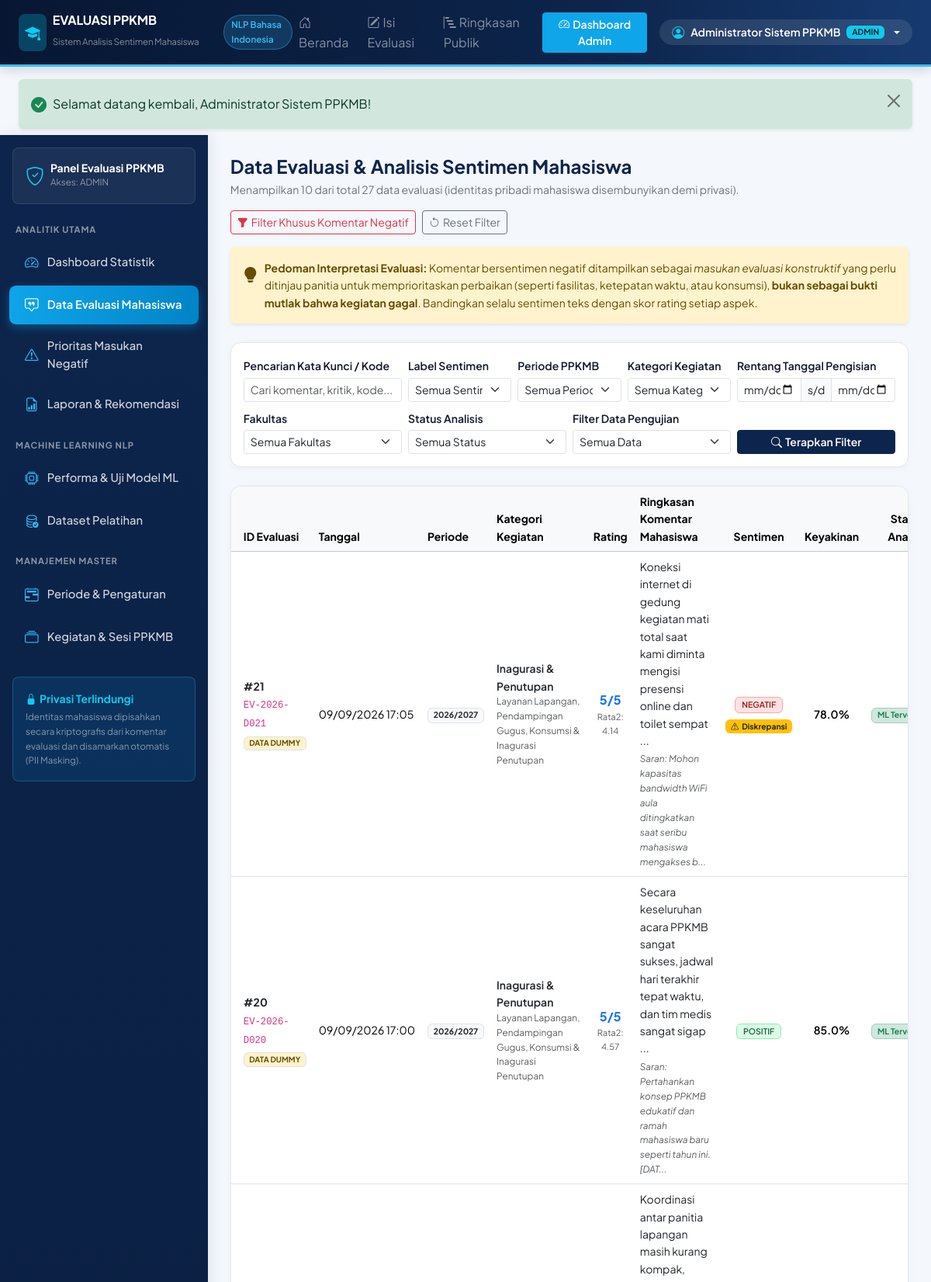
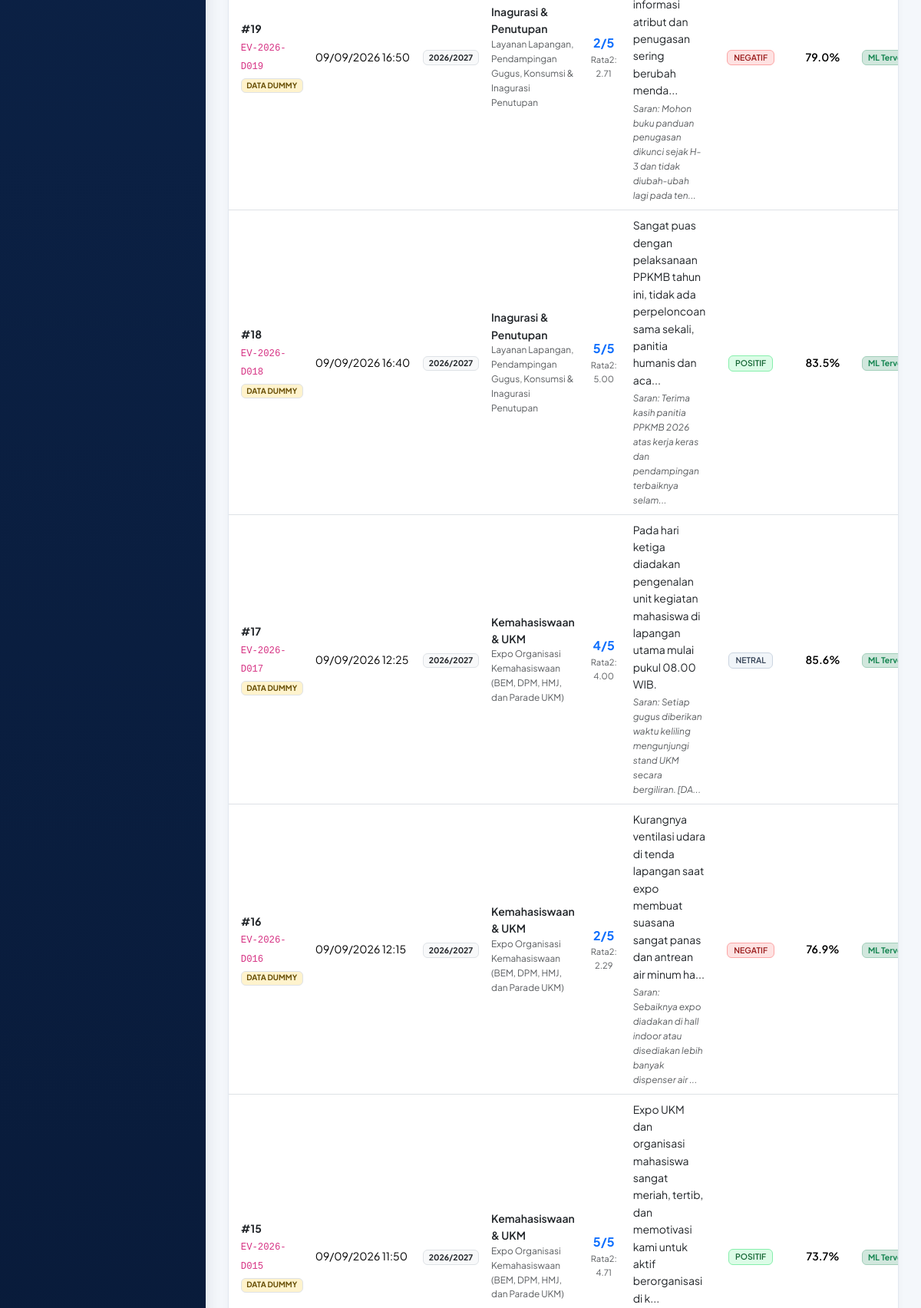
The page /admin/evaluations.php (signed in, upper part) on the database its author committed (2 pictures, top to bottom).
### tables this page shows
CREATE TABLE `evaluations` (
  `id` INT UNSIGNED NOT NULL AUTO_INCREMENT,
  `evaluation_code` VARCHAR(32) NOT NULL COMMENT 'Kode bukti publik acak, misal EV-2026-X9A1',
  `period_id` INT UNSIGNED NOT NULL,
  `activity_id` INT UNSIGNED NOT NULL,
  `faculty` VARCHAR(100) NOT NULL DEFAULT 'Umum / Tidak Disebutkan',
  `study_program` VARCHAR(100) NOT NULL DEFAULT 'Umum / Tidak Disebutkan',
  `is_anonymous` TINYINT(1) NOT NULL DEFAULT 1,
  `rating_materi` TINYINT UNSIGNED NOT NULL COMMENT 'Skala 1-5',
  `rating_pemateri` TINYINT UNSIGNED NOT NULL COMMENT 'Skala 1-5',
  `rating_panitia` TINYINT UNSIGNED NOT NULL COMMENT 'Skala 1-5',
  `rating_fasilitas` TINYINT UNSIGNED NOT NULL COMMENT 'Skala 1-5',
  `rating_konsumsi` TINYINT UNSIGNED NOT NULL COMMENT 'Skala 1-5',
  `rating_jadwal` TINYINT UNSIGNED NOT NULL COMMENT 'Skala 1-5',
  `rating_keseluruhan` TINYINT UNSIGNED NOT NULL COMMENT 'Skala 1-5',
  `average_rating` DECIMAL(3,2) GENERATED ALWAYS AS (
    ROUND((`rating_materi` + `rating_pemateri` + `rating_panitia` + `rating_fasilitas` + `rating_konsumsi` + `rating_jadwal` + `rating_keseluruhan`) / 7.0, 2)
  ) STORED,
  `comment_experience` TEXT NOT NULL COMMENT 'Komentar pengalaman mahasiswa (telah disanitasi PII)',
  `comment_critique` TEXT DEFAULT NULL COMMENT 'Kritik dan saran perbaikan (telah disanitasi PII)',
  `is_dummy` TINYINT(1) NOT NULL DEFAULT 0 COMMENT '1 = Data dummy khusus pengujian/demonstrasi, 0 = Data evaluasi nyata',
  `submitted_at` DATETIME NOT NULL DEFAULT CURRENT_TIMESTAMP,
  PRIMARY KEY (`id`),
  UNIQUE KEY `uk_evaluations_code` (`evaluation_code`),
  KEY `idx_evaluations_period_activity` (`period_id`, `activity_id`),
  KEY `idx_evaluations_faculty_prodi` (`faculty`, `study_program`),
  KEY `idx_evaluations_submitted_dummy` (`submitted_at`, `is_dummy`),
  KEY `idx_evaluations_rating` (`rating_keseluruhan`),
  CONSTRAINT `fk_evaluations_period` FOREIGN KEY (`period_id`)
    REFERENCES `periods` (`id`) ON DELETE CASCADE ON UPDATE CASCADE,
  CONSTRAINT `fk_evaluations_activity` FOREIGN KEY (`activity_id`)
    REFERENCES `activities` (`id`) ON DELETE CASCADE ON UPDATE CASCADE
);

CREATE TABLE `periods` (
  `id` INT UNSIGNED NOT NULL AUTO_INCREMENT,
  `academic_year` VARCHAR(20) NOT NULL COMMENT 'Contoh: 2026/2027',
  `period_name` VARCHAR(120) NOT NULL COMMENT 'Contoh: PPKMB Universitas 2026',
  `theme` VARCHAR(255) DEFAULT NULL,
  `start_date` DATE NOT NULL,
  `end_date` DATE NOT NULL,
  `target_participants` INT UNSIGNED NOT NULL DEFAULT 1000,
  `is_active` TINYINT(1) NOT NULL DEFAULT 1 COMMENT '1 = Periode aktif untuk pengisian form',
  `allow_anonymous` TINYINT(1) NOT NULL DEFAULT 1 COMMENT '1 = Izinkan evaluasi tanpa identitas',
  `allow_student_summary` TINYINT(1) NOT NULL DEFAULT 1 COMMENT '1 = Mahasiswa dapat melihat ringkasan umum',
  `description` TEXT DEFAULT NULL,
  `created_at` DATETIME NOT NULL DEFAULT CURRENT_TIMESTAMP,
  `updated_at` DATETIME NOT NULL DEFAULT CURRENT_TIMESTAMP ON UPDATE CURRENT_TIMESTAMP,
  PRIMARY KEY (`id`),
  UNIQUE KEY `uk_periods_year_name` (`academic_year`, `period_name`),
  KEY `idx_periods_active` (`is_active`, `start_date`)
);

CREATE TABLE `activities` (
  `id` INT UNSIGNED NOT NULL AUTO_INCREMENT,
  `period_id` INT UNSIGNED NOT NULL,
  `activity_code` VARCHAR(30) NOT NULL,
  `activity_name` VARCHAR(160) NOT NULL,
  `category` VARCHAR(80) NOT NULL COMMENT 'Kategori kegiatan PPKMB',
  `speaker_name` VARCHAR(140) DEFAULT NULL,
  `location` VARCHAR(140) DEFAULT NULL,
  `activity_date` DATE NOT NULL,
  `start_time` TIME DEFAULT NULL,
  `end_time` TIME DEFAULT NULL,
  `description` TEXT DEFAULT NULL,
  `is_active` TINYINT(1) NOT NULL DEFAULT 1,
  `created_at` DATETIME NOT NULL DEFAULT CURRENT_TIMESTAMP,
  PRIMARY KEY (`id`),
  UNIQUE KEY `uk_activities_code_period` (`period_id`, `activity_code`),
  KEY `idx_activities_category` (`category`),
  KEY `idx_activities_date` (`activity_date`),
  CONSTRAINT `fk_activities_period` FOREIGN KEY (`period_id`)
    REFERENCES `periods` (`id`) ON DELETE CASCADE ON UPDATE CASCADE
);

CREATE TABLE `sentiment_results` (
  `id` INT UNSIGNED NOT NULL AUTO_INCREMENT,
  `evaluation_id` INT UNSIGNED NOT NULL,
  `sentiment_label` ENUM('positif', 'negatif', 'netral') NOT NULL DEFAULT 'netral',
  `confidence_score` DECIMAL(5,4) NOT NULL DEFAULT 0.0000,
  `prob_positif` DECIMAL(5,4) NOT NULL DEFAULT 0.0000,
  `prob_negatif` DECIMAL(5,4) NOT NULL DEFAULT 0.0000,
  `prob_netral` DECIMAL(5,4) NOT NULL DEFAULT 0.0000,
  `analysis_status` ENUM('analyzed', 'low_confidence', 'too_short', 'empty', 'fallback_rule', 'pending') NOT NULL DEFAULT 'analyzed',
  `is_ml` TINYINT(1) NOT NULL DEFAULT 1 COMMENT '1 = Model Machine Learning, 0 = Fallback Lexicon / Rule',
  `model_version` VARCHAR(60) NOT NULL DEFAULT 'tfidf-logreg-nb-v1.180',
  `cleaned_text` TEXT DEFAULT NULL,
  `rating_sentiment_discrepancy` TINYINT(1) NOT NULL DEFAULT 0 COMMENT '1 = Rating angka bertolak belakang dengan sentimen teks',
  `analyzed_at` DATETIME NOT NULL DEFAULT CURRENT_TIMESTAMP,
  PRIMARY KEY (`id`),
  UNIQUE KEY `uk_sentiment_evaluation` (`evaluation_id`),
  KEY `idx_sentiment_label_status` (`sentiment_label`, `analysis_status`),
  KEY `idx_sentiment_analyzed_at` (`analyzed_at`),
  CONSTRAINT `fk_sentiment_evaluation` FOREIGN KEY (`evaluation_id`)
    REFERENCES `evaluations` (`id`) ON DELETE CASCADE ON UPDATE CASCADE
);

### admin/evaluations.php (the view, shortened to what the rows shown need)
<?php
require_once __DIR__ . '/../includes/auth.php';
$page       = max(1, (int)($_GET['page'] ?? 1));
$perPage    = 10;
$where = ["1=1"];
$params = [];
$whereSql = implode(' AND ', $where);
$offset = ($page - 1) * $perPage;
$dataSql = "
    SELECT
        e.*,
        a.activity_name, a.category, a.activity_code,
        p.academic_year, p.period_name,
        s.sentiment_label, s.confidence_score, s.prob_positif, s.prob_negatif, s.prob_netral,
        s.analysis_status, s.is_ml, s.model_version, s.cleaned_text, s.rating_sentiment_discrepancy, s.analyzed_at
    FROM evaluations e
    JOIN activities a ON a.id = e.activity_id
    JOIN periods p ON p.id = e.period_id
    LEFT JOIN sentiment_results s ON s.evaluation_id = e.id
    WHERE {$whereSql}
    ORDER BY e.submitted_at DESC, e.id DESC
    LIMIT {$perPage} OFFSET {$offset}
";
$stmtData = $pdo->prepare($dataSql);
$stmtData->execute($params);
$evaluations = $stmtData->fetchAll();
require_once __DIR__ . '/../includes/header.php';
?>
<div class="app-wrapper">
    <main class="main-content">
        <div class="card-modern overflow-hidden">
            <div class="table-responsive">
                <table class="table table-hover align-middle small mb-0">
                    <thead class="table-light">
                        <tr>
                            <th class="ps-3">ID Evaluasi</th>
                            <th>Tanggal</th>
                            <th>Periode</th>
                            <th>Kategori Kegiatan</th>
                            <th class="text-center">Rating</th>
                            <th>Ringkasan Komentar Mahasiswa</th>
                            <th class="text-center">Sentimen</th>
                            <th class="text-center">Keyakinan</th>
                            <th class="text-center">Status Analisis</th>
                        </tr>
                    </thead>
                    <tbody>
                        <?php if (empty($evaluations)): ?>
                            <tr>
                                <td colspan="10" class="text-center py-5 text-muted">
                                    <i class="bi bi-inbox fs-2 d-block mb-2"></i>
                                    Tidak ditemukan data evaluasi yang sesuai dengan filter pencarian.
                                </td>
                            </tr>
                        <?php else: ?>
                            <?php foreach ($evaluations as $ev): ?>
                                <?php
                                $lbl = $ev['sentiment_label'] ?? 'netral';
                                $bCls = $lbl === 'positif' ? 'badge-positif' : ($lbl === 'negatif' ? 'badge-negatif' : 'badge-netral');
                                ?>
                                <tr>
                                    <td class="ps-3">
                                        <div class="fw-bold text-dark">#<?= (int)$ev['id'] ?></div>
                                        <code><?= e($ev['evaluation_code']) ?></code>
                                        <?php if ((int)$ev['is_dummy'] === 1): ?>
                                            <div><span class="badge bg-warning-subtle text-warning-emphasis border" style="font-size:0.62rem;">DATA DUMMY</span></div>
                                        <?php endif; ?>
                                    </td>
                                    <td class="text-nowrap"><?= e(date('d/m/Y H:i', strtotime((string)$ev['submitted_at']))) ?></td>
                                    <td><span class="badge bg-light text-dark border"><?= e($ev['academic_year']) ?></span></td>
                                    <td>
                                        <div class="fw-semibold text-dark"><?= e($ev['category']) ?></div>
                                        <div class="text-muted" style="font-size:0.74rem;"><?= e($ev['activity_name']) ?></div>
                                    </td>
                                    <td class="text-center">
                                        <div class="fw-bold text-primary fs-6"><?= (int)$ev['rating_keseluruhan'] ?>/5</div>
                                        <div class="text-muted" style="font-size:0.7rem;">Rata2: <?= e($ev['average_rating']) ?></div>
                                    </td>
                                    <td style="max-width: 290px;">
                                        <div class="text-dark mb-1"><?= e(mb_strimwidth((string)$ev['comment_experience'], 0, 110, '...')) ?></div>
                                        <?php if (!empty($ev['comment_critique'])): ?>
                                            <div class="text-muted fst-italic" style="font-size:0.74rem;">
                                                Saran: <?= e(mb_strimwidth((string)$ev['comment_critique'], 0, 85, '...')) ?>
                                            </div>
                                        <?php endif; ?>
                                    </td>
                                    <td class="text-center">
                                        <span class="badge <?= e($bCls) ?> text-uppercase px-2 py-1"><?= e($lbl) ?></span>
                                        <?php if ((int)($ev['rating_sentiment_discrepancy'] ?? 0) === 1): ?>
                                            <div class="mt-1">
                                                <span class="badge bg-warning text-dark" style="font-size:0.64rem;" title="Rating angka bertolak belakang dengan sentimen komentar teks">
                                                    <i class="bi bi-exclamation-triangle me-1"></i>Diskrepansi
                                                </span>
                                            </div>
                                        <?php endif; ?>
                                    </td>
                                    <td class="text-center fw-semibold">
                                        <?= number_format((float)($ev['confidence_score'] ?? 0) * 100, 1) ?>%
                                    </td>
                                    <td class="text-center">
                                        <?php if (($ev['analysis_status'] ?? '') === 'analyzed' && (int)($ev['is_ml'] ?? 1) === 1): ?>
                                            <span class="badge bg-success-subtle text-success border border-success-subtle">ML Terverifikasi</span>
                                        <?php elseif (($ev['analysis_status'] ?? '') === 'low_confidence'): ?>
                                            <span class="badge bg-warning-subtle text-warning-emphasis border">Keyakinan Rendah</span>
                                        <?php elseif (($ev['analysis_status'] ?? '') === 'fallback_rule'): ?>
                                            <span class="badge bg-secondary-subtle text-secondary border">Fallback Kata</span>
                                        <?php else: ?>
                                            <span class="badge bg-light text-muted border"><?= e($ev['analysis_status'] ?? 'pending') ?></span>
                                        <?php endif; ?>
                                    </td>
                                </tr>
                            <?php endforeach; ?>
                        <?php endif; ?>
                    </tbody>
                </table>
            </div>
        </div>
    </main>
</div>
<?php require_once __DIR__ . '/../includes/footer.php'; ?>

### rows shown on the page
evaluations: id "21", evaluation_code "EV-2026-D021", is_dummy "DATA DUMMY", submitted_at "09/09/2026 17:05", period.academic_year "2026/2027", activity.category "Inagurasi & Penutupan", activity.activity_name "Layanan Lapangan, Pendampingan Gugus, Konsumsi & Inagurasi Penutupan", rating_keseluruhan "5", average_rating "4.14", comment_experience "Koneksi internet di gedung kegiatan mati total saat kami diminta mengisi presensi online dan toilet sempat ...", comment_critique "Mohon kapasitas bandwidth WiFi aula ditingkatkan saat seribu mahasiswa mengakses b...", sentiment_results.sentiment_label "NEGATIF", shows "Diskrepansi", sentiment_results.confidence_score "78.0"
evaluations: id "20", evaluation_code "EV-2026-D020", is_dummy "DATA DUMMY", submitted_at "09/09/2026 17:00", period.academic_year "2026/2027", activity.category "Inagurasi & Penutupan", activity.activity_name "Layanan Lapangan, Pendampingan Gugus, Konsumsi & Inagurasi Penutupan", rating_keseluruhan "5", average_rating "4.57", comment_experience "Secara keseluruhan acara PPKMB sangat sukses, jadwal hari terakhir tepat waktu, dan tim medis sangat sigap ...", comment_critique "Pertahankan konsep PPKMB edukatif dan ramah mahasiswa baru seperti tahun ini. [DAT...", sentiment_results.sentiment_label "POSITIF", sentiment_results.confidence_score "85.0"
evaluations: id "19", evaluation_code "EV-2026-D019", is_dummy "DATA DUMMY", submitted_at "09/09/2026 16:50", period.academic_year "2026/2027", activity.category "Inagurasi & Penutupan", activity.activity_name "Layanan Lapangan, Pendampingan Gugus, Konsumsi & Inagurasi Penutupan", rating_keseluruhan "2", average_rating "2.71", comment_experience "Koordinasi antar panitia lapangan masih kurang kompak, informasi atribut dan penugasan sering berubah menda...", comment_critique "Mohon buku panduan penugasan dikunci sejak H-3 dan tidak diubah-ubah lagi pada ten...", sentiment_results.sentiment_label "NEGATIF", sentiment_results.confidence_score "79.0"
evaluations: id "18", evaluation_code "EV-2026-D018", is_dummy "DATA DUMMY", submitted_at "09/09/2026 16:40", period.academic_year "2026/2027", activity.category "Inagurasi & Penutupan", activity.activity_name "Layanan Lapangan, Pendampingan Gugus, Konsumsi & Inagurasi Penutupan", rating_keseluruhan "5", average_rating "5.00", comment_experience "Sangat puas dengan pelaksanaan PPKMB tahun ini, tidak ada perpeloncoan sama sekali, panitia humanis dan aca...", comment_critique "Terima kasih panitia PPKMB 2026 atas kerja keras dan pendampingan terbaiknya selam...", sentiment_results.sentiment_label "POSITIF", sentiment_results.confidence_score "83.5"
evaluations: id "17", evaluation_code "EV-2026-D017", is_dummy "DATA DUMMY", submitted_at "09/09/2026 12:25", period.academic_year "2026/2027", activity.category "Kemahasiswaan & UKM", activity.activity_name "Expo Organisasi Kemahasiswaan (BEM, DPM, HMJ, dan Parade UKM)", rating_keseluruhan "4", average_rating "4.00", comment_experience "Pada hari ketiga diadakan pengenalan unit kegiatan mahasiswa di lapangan utama mulai pukul 08.00 WIB.", comment_critique "Setiap gugus diberikan waktu keliling mengunjungi stand UKM secara bergiliran. [DA...", sentiment_results.sentiment_label "NETRAL", sentiment_results.confidence_score "85.6"
evaluations: id "16", evaluation_code "EV-2026-D016", is_dummy "DATA DUMMY", submitted_at "09/09/2026 12:15", period.academic_year "2026/2027", activity.category "Kemahasiswaan & UKM", activity.activity_name "Expo Organisasi Kemahasiswaan (BEM, DPM, HMJ, dan Parade UKM)", rating_keseluruhan "2", average_rating "2.29", comment_experience "Kurangnya ventilasi udara di tenda lapangan saat expo membuat suasana sangat panas dan antrean air minum ha...", comment_critique "Sebaiknya expo diadakan di hall indoor atau disediakan lebih banyak dispenser air ...", sentiment_results.sentiment_label "NEGATIF", sentiment_results.confidence_score "76.9"
evaluations: id "15", evaluation_code "EV-2026-D015", is_dummy "DATA DUMMY", submitted_at "09/09/2026 11:50", period.academic_year "2026/2027", activity.category "Kemahasiswaan & UKM", activity.activity_name "Expo Organisasi Kemahasiswaan (BEM, DPM, HMJ, dan Parade UKM)", rating_keseluruhan "5", average_rating "4.71", comment_experience "Expo UKM dan organisasi mahasiswa sangat meriah, tertib, dan memotivasi kami untuk aktif berorganisasi di k...", sentiment_results.sentiment_label "POSITIF", sentiment_results.confidence_score "73.7"

### other values the page prints
$currUser['full_name'] "Administrator Sistem PPKMB"
$currUser['role'] "ADMIN"
$f['message'] "Selamat datang kembali, Administrator Sistem PPKMB!"
$currRole "ADMIN"
count($evaluations) "10"
$totalRows "27"
